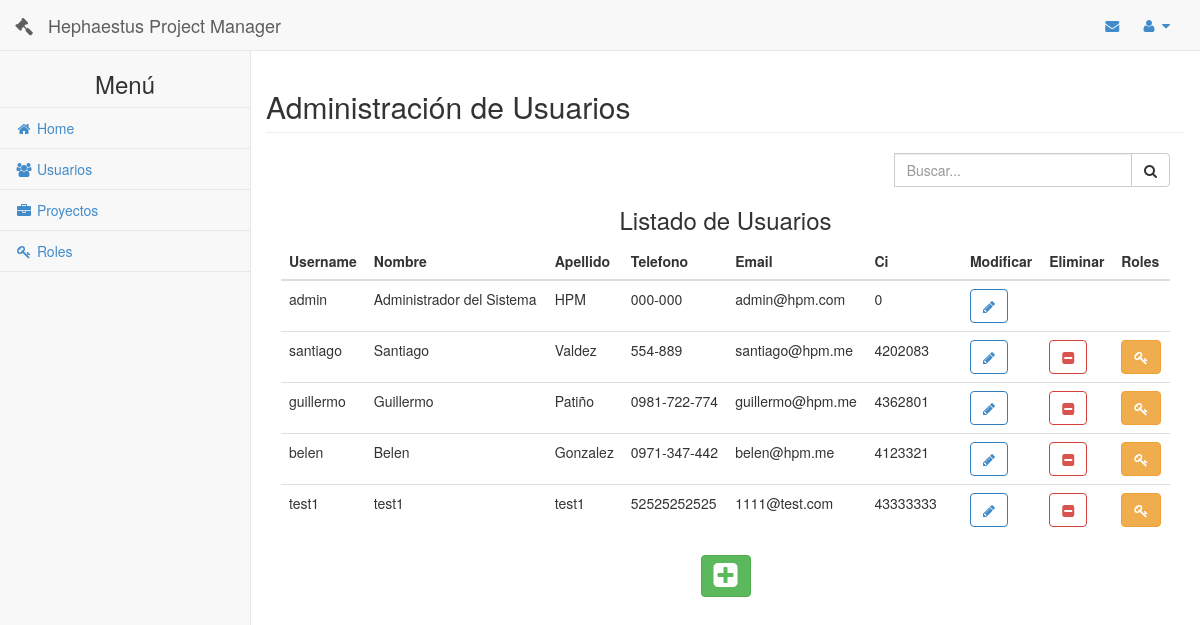
Page /usuarios/ (signed in) on the earlier database version.
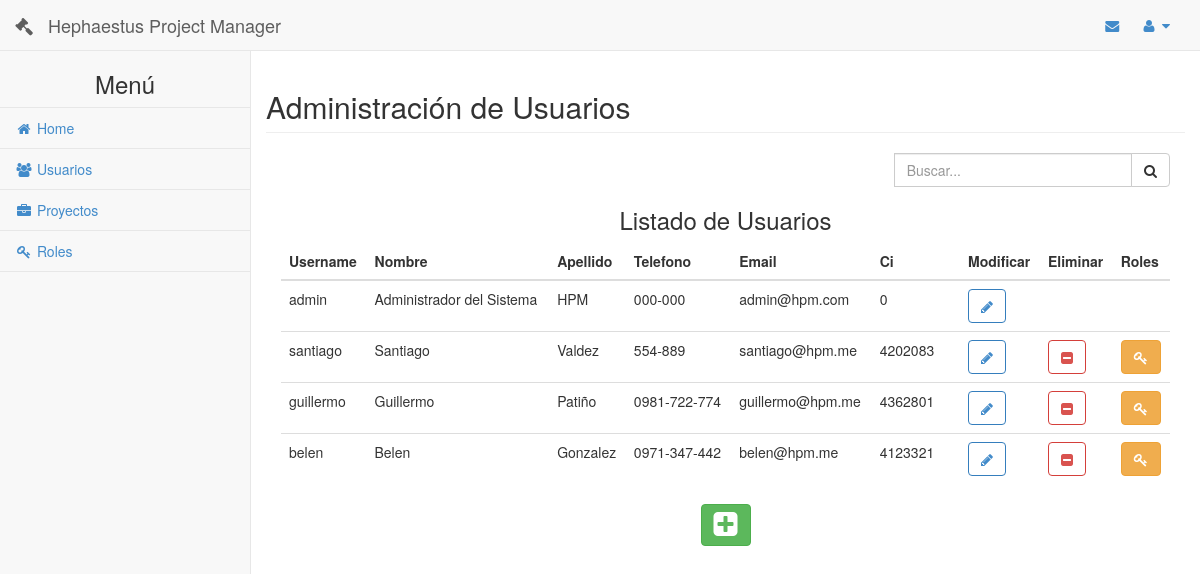
Same page on the later database version.
### principal/models.py (models this page shows, shortened)
class Usuario(models.Model):
    class Meta:
        verbose_name = 'Usuario'
        verbose_name_plural = 'Usuarios'
    username = models.CharField(max_length=45, unique = True)
    password = models.CharField(max_length=45)
    nombre = models.CharField(max_length=45)
    apellido = models.CharField(max_length=45)
    telefono = models.CharField(max_length=20)
    ci = models.IntegerField()
    email = models.CharField(max_length=45)
    roles = models.ManyToManyField('Rol',null=True, blank=True, default = None)

### app_usuario/views.py (the view)
def indexUsuario(request):
    u = is_logged(request.session)
    if(u):
        if request.method != 'POST':
            lista = Usuario.objects.all()
        else:
            lista = Usuario.objects.filter(
                username__startswith=request.POST['search'])
        return render(request, 'usuarios.html', {'usuario': u, 'lista': lista})
    else:
        return redirect('/login')

### principal/views.py (called while the page is built)
def is_logged(session):
	if( 'usuario' in session ):
		user =  Usuario.objects.get(id=session['usuario'])
		u = user.__dict__
		lista_permisos = []
		lista_roles = []
		for r in user.roles.all():
			lista_roles.append(r.nombre)
			for p in r.permisos.all():
				lista_permisos.append(p.nombre)
		u['permisos'] = lista_permisos
		u['roles'] = lista_roles
		if( user.destinatario.filter(estado='no leido') ):
			u['no_leido'] = len(user.destinatario.filter(estado='no leido'))
		return u
	else:
		return False

### app_usuario/templates/usuarios.html (shortened to what the changed rows need)
{% include 'header.html' %}
        {% if usuario %}
        <div id="page-wrapper">
            <div class="row">
                <div class="col-lg-12">
                    <div class="row">
                        <h2 class="page-header">Administración de Usuarios</h2>
                    </div>
                        <table class="table table-hover">
                            <thead>
                                <tr>
                                    <th>Username</th>
                                    <th>Nombre</th>
                                    <th>Apellido</th>
                                    <th>Telefono</th>
                                    <th>Email</th>
                                    <th>Ci</th>
                                    <th></th>
                                    <th>Modificar</th>
                                    <th>Eliminar</th>
                                    <th>Roles</th>
                                </tr>
                            </thead>
                            <tbody>
                                {% for u in lista %}
                                <tr>
                                    <td>{{u.username}}</td>
                                    <td>{{u.nombre}}</td>
                                    <td>{{u.apellido}}</td>
                                    <td>{{u.telefono}}</td>
                                    <td>{{u.email}}</td>
                                    <td>{{u.ci}}</td>
                                    <td></td>
                                    <td>
                                        {% if 'Modificar Usuarios' in usuario.permisos or 'root' in usuario.permisos %}
                                        <a href="#modificar" class="btn btn-primary btn-outline"
                                        onClick="modificarUsuario( '{{u.id}}','{{u.username}}','{{u.nombre}}','{{u.apellido}}','{{u.email}}','{{u.telefono}}','{{u.ci}}', '{{u.password}}' );"
                                        >
                                            <i class="fa fa-pencil"></i>
                                         </a>
                                         {% endif %}
                                    </td>
                                    <td>
                                        {% if 'Eliminar Usuarios' in usuario.permisos or 'root' in usuario.permisos %}
                                        {% if u.id != 1 %}
                                        <a href="#eliminar" class="btn btn-danger btn-outline" onClick="eliminarUsuario( '{{u.username}}', '{% url 'usuarios:eliminar' u.id %}' );"><i class="fa fa-minus-square"></i></a>
                                        {% endif %}
                                        {% endif %}
                                    </td>
                                    <td>
                                        {% if 'Roles Usuarios' in usuario.permisos or 'root' in usuario.permisos %}
                                        {% if u.id != 1 %}
                                        <a class="btn btn-warning" href="{% url 'usuarios:rol' u.id %}">
                                            <i class="fa fa-key"></i>
                                        </a>
                                        {% endif %}
                                        {% endif %}
                                    </td>
                                </tr>
                                {% empty %}
                                    <tr>
                                        No hay resultados
                                    </tr>
                                {% endfor %}
                            </tbody>
                        </table>
                </div>
            </div>
        </div>
        {% endif %}
        {% load staticfiles %}
{% include 'footer.html' %}

Differences in the rows shown:
removed Usuario: username "test1", nombre "test1", apellido "test1", telefono "52525252525", email "1111@test.com", ci "43333333"
